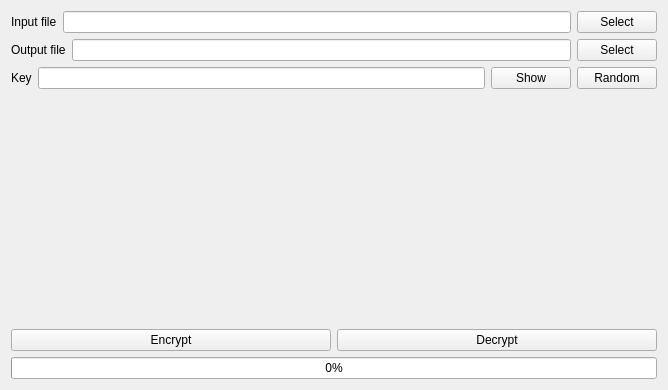
<?xml version="1.0" encoding="UTF-8"?>
<ui version="4.0">
 <class>Form</class>
 <widget class="QWidget" name="Form">
  <property name="geometry">
   <rect>
    <x>0</x>
    <y>0</y>
    <width>668</width>
    <height>390</height>
   </rect>
  </property>
  <property name="windowTitle">
   <string>Vernam</string>
  </property>
  <layout class="QVBoxLayout" name="verticalLayout">
   <item>
    <layout class="QHBoxLayout" name="horizontalLayout">
     <item>
      <widget class="QLabel" name="label">
       <property name="text">
        <string>Input file</string>
       </property>
      </widget>
     </item>
     <item>
      <widget class="QLineEdit" name="inputFile"/>
     </item>
     <item>
      <widget class="QPushButton" name="pbSelectInputFile">
       <property name="text">
        <string>Select</string>
       </property>
      </widget>
     </item>
    </layout>
   </item>
   <item>
    <layout class="QHBoxLayout" name="horizontalLayout_2">
     <item>
      <widget class="QLabel" name="label_2">
       <property name="text">
        <string>Output file</string>
       </property>
      </widget>
     </item>
     <item>
      <widget class="QLineEdit" name="outputFile"/>
     </item>
     <item>
      <widget class="QPushButton" name="pbSelectOutputFile">
       <property name="text">
        <string>Select</string>
       </property>
      </widget>
     </item>
    </layout>
   </item>
   <item>
    <layout class="QHBoxLayout" name="horizontalLayout_3">
     <item>
      <widget class="QLabel" name="label_3">
       <property name="text">
        <string>Key</string>
       </property>
      </widget>
     </item>
     <item>
      <widget class="QLineEdit" name="key"/>
     </item>
     <item>
      <widget class="QPushButton" name="pbShowKey">
       <property name="text">
        <string>Show</string>
       </property>
      </widget>
     </item>
     <item>
      <widget class="QPushButton" name="pbRandomKey">
       <property name="text">
        <string>Random</string>
       </property>
      </widget>
     </item>
    </layout>
   </item>
   <item>
    <layout class="QHBoxLayout" name="horizontalLayout_4">
     <item>
      <spacer name="verticalSpacer">
       <property name="orientation">
        <enum>Qt::Vertical</enum>
       </property>
       <property name="sizeHint" stdset="0">
        <size>
         <width>20</width>
         <height>40</height>
        </size>
       </property>
      </spacer>
     </item>
    </layout>
   </item>
   <item>
    <layout class="QHBoxLayout" name="horizontalLayout_5"/>
   </item>
   <item>
    <layout class="QHBoxLayout" name="horizontalLayout_8">
     <item>
      <widget class="QPushButton" name="pbEncrypt">
       <property name="text">
        <string>Encrypt</string>
       </property>
      </widget>
     </item>
     <item>
      <widget class="QPushButton" name="pbDecrypt">
       <property name="text">
        <string>Decrypt</string>
       </property>
      </widget>
     </item>
    </layout>
   </item>
   <item>
    <widget class="QProgressBar" name="progressBar">
     <property name="value">
      <number>0</number>
     </property>
    </widget>
   </item>
  </layout>
 </widget>
 <resources/>
 <connections/>
</ui>
